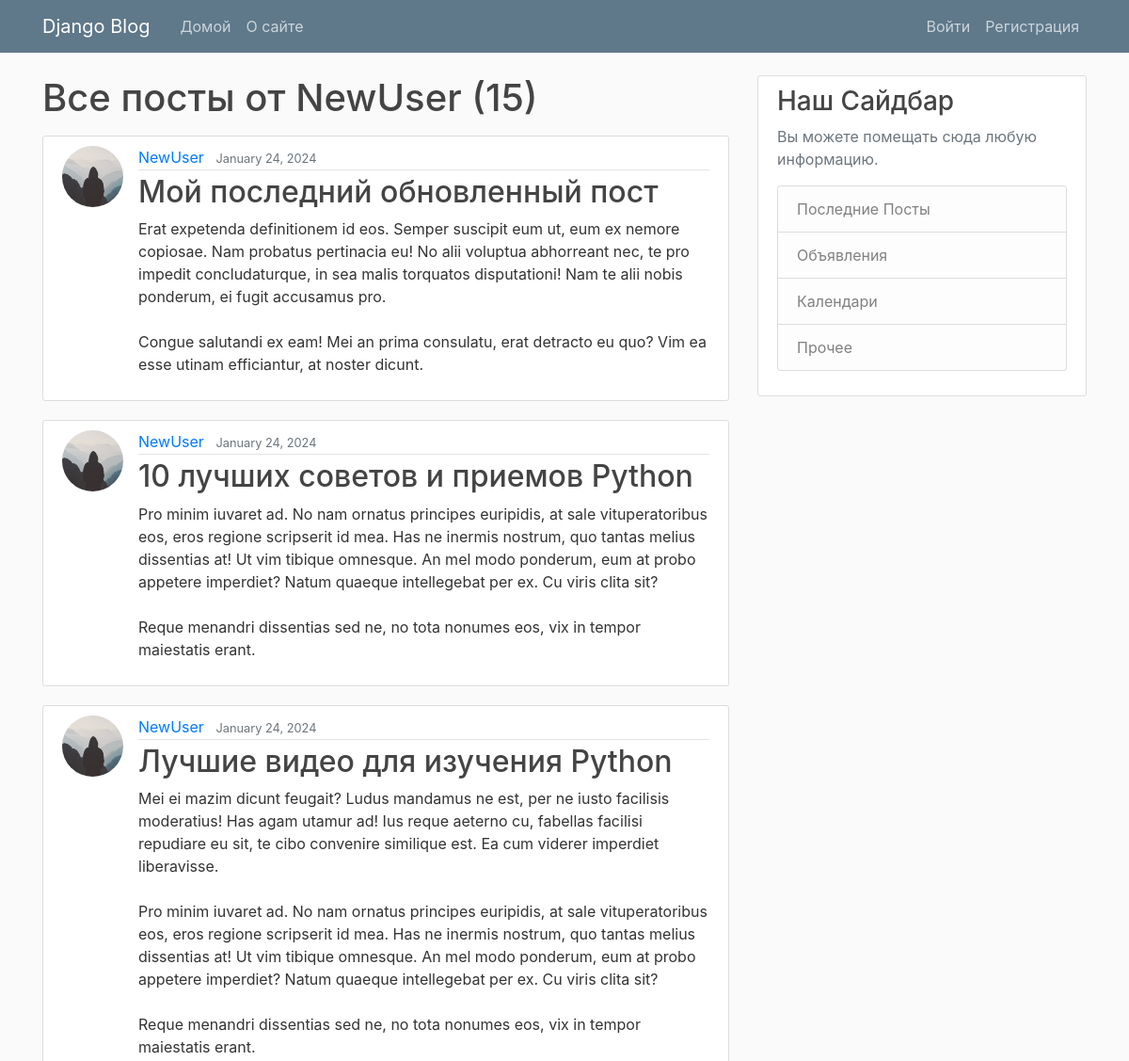
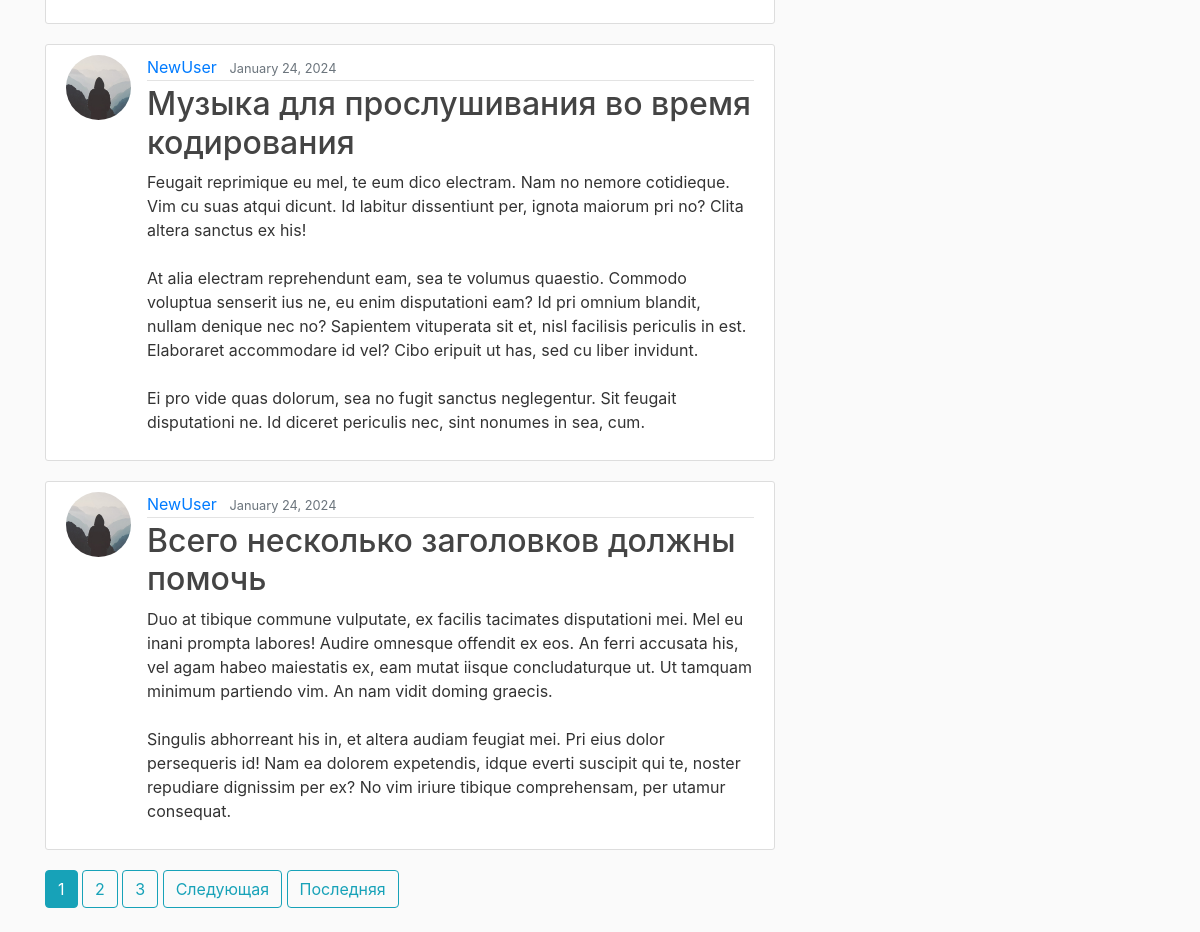
Screenshot of /user/NewUser with the database file from the repository (2 pictures, top to bottom).
### blog/models.py (models this page shows, shortened)
class Post(models.Model):
    title = models.CharField(max_length=100)
    content = models.TextField()
    date_posted = models.DateTimeField(default=timezone.now)
    author = models.ForeignKey(User, on_delete=models.CASCADE)

### users/models.py (models this page shows, shortened)
class Profile(models.Model):
    user = models.OneToOneField(User, on_delete=models.CASCADE)
    image = models.ImageField(default='default.jpg', upload_to='profile_pics')

### blog/views.py (the view)
# urls.py: path('user/<str:username>', UserPostListView.as_view(), name='user-posts'),
class UserPostListView(ListView):
    model = Post
    template_name = 'blog/user_posts.html'  # <app>/<model>_<viewtype>.html
    context_object_name = 'posts'
    paginate_by = 5
    def get_queryset(self):
        user = get_object_or_404(User, username=self.kwargs.get('username'))
        return Post.objects.filter(author=user).order_by('-date_posted')

### blog/templates/blog/user_posts.html (shortened to what this page needs)
{% extends "blog/base.html" %}
{% block content %}
		<h1 class="mb-3">Все посты от {{ view.kwargs.username }} ({{ page_obj.paginator.count }})</h1>
    {% for post in posts %}
        <article class="media content-section">
          <img class="rounded-circle article-img" src="{{ post.author.profile.image.url }}">
          <div class="media-body">
            <div class="article-metadata">
              <a class="mr-2" href="{% url 'user-posts' post.author.username %}">{{ post.author }}</a>
              <small class="text-muted">{{ post.date_posted|date:"F d, Y" }}</small>
            </div>
            <h2><a class="article-title" href="{% url 'post-detail' post.id %}">{{ post.title }}</a></h2>
            <p class="article-content">{{ post.content }}</p>
          </div>
        </article>
    {% endfor %}
    {% if is_paginated %}
      {% for num in page_obj.paginator.page_range %}
        {% if page_obj.number == num %}
          <a class="btn btn-info mb-4" href="?page={{ num }}">{{ num }}</a>
        {% elif num > page_obj.number|add:'-3' and num < page_obj.number|add:'3' %}
          <a class="btn btn-outline-info mb-4" href="?page={{ num }}">{{ num }}</a>
        {% endif %}
      {% endfor %}
      {% if page_obj.has_next %}
        <a class="btn btn-outline-info mb-4" href="?page={{ page_obj.next_page_number }}">Следующая</a>
        <a class="btn btn-outline-info mb-4" href="?page={{ page_obj.paginator.num_pages }}">Последняя</a>
      {% endif %}
    {% endif %}
{% endblock content %}

### blog/static/blog/main.css (style rules this page uses)
body { background: #fafafa; color: #333333; margin-top: 5rem; }
h1, h2, h3, h4, h5, h6 { color: #444444; }
.content-section { background: #ffffff; padding: 10px 20px; border: 1px solid #dddddd; border-radius: 3px; margin-bottom: 20px; }
.article-title { color: #444444; }
.article-content { white-space: pre-line; }
.article-img { height: 65px; width: 65px; margin-right: 16px; }
.article-metadata { padding-bottom: 1px; margin-bottom: 4px; border-bottom: 1px solid #e3e3e3 }

### rows the page displays
Post: author.profile.image (placeholder picture), author "NewUser", date_posted "January 24, 2024", title "Мой последний обновленный пост", content "Erat expetenda definitionem id eos. Semper suscipit eum ut, eum ex nemore copiosae. Nam probatus pertinacia eu! No alii voluptua abhorreant nec, te pro impedit concludaturque, in sea malis torquatos disputationi! Nam te alii nobis ponderum, ei fugit accusamus pro. Congue salutandi ex eam! Mei an prima consulatu, erat detracto eu quo? Vim ea esse utinam efficiantur, at noster dicunt."
Post: author.profile.image (placeholder picture), author "NewUser", date_posted "January 24, 2024", title "10 лучших советов и приемов Python", content "Pro minim iuvaret ad. No nam ornatus principes euripidis, at sale vituperatoribus eos, eros regione scripserit id mea. Has ne inermis nostrum, quo tantas melius dissentias at! Ut vim tibique omnesque. An mel modo ponderum, eum at probo appetere imperdiet? Natum quaeque intellegebat per ex. Cu viris clita sit? Reque menandri dissentias sed ne, no tota nonumes eos, vix in tempor maiestatis erant."
Post: author.profile.image (placeholder picture), author "NewUser", date_posted "January 24, 2024", title "Лучшие видео для изучения Python", content "Mei ei mazim dicunt feugait? Ludus mandamus ne est, per ne iusto facilisis moderatius! Has agam utamur ad! Ius reque aeterno cu, fabellas facilisi repudiare eu sit, te cibo convenire similique est. Ea cum viderer imperdiet liberavisse. Pro minim iuvaret ad. No nam ornatus principes euripidis, at sale vituperatoribus eos, eros regione scripserit id mea. Has ne inermis nostrum, quo tantas melius dissentias at! Ut vim tibique omnesque. An mel modo ponderum, eum at probo appetere imperdiet? Natum quaeque intellegebat per ex. Cu viris clita sit? Reque menandri dissentias sed ne, no tota nonumes eos, vix in tempor maiestatis erant."
Post: author.profile.image (placeholder picture), author "NewUser", date_posted "January 24, 2024", title "Музыка для прослушивания во время кодирования", content "Feugait reprimique eu mel, te eum dico electram. Nam no nemore cotidieque. Vim cu suas atqui dicunt. Id labitur dissentiunt per, ignota maiorum pri no? Clita altera sanctus ex his! At alia electram reprehendunt eam, sea te volumus quaestio. Commodo voluptua senserit ius ne, eu enim disputationi eam? Id pri omnium blandit, nullam denique nec no? Sapientem vituperata sit et, nisl facilisis periculis in est. Elaboraret accommodare id vel? Cibo eripuit ut has, sed cu liber invidunt. Ei pro vide quas dolorum, sea no fugit sanctus neglegentur. Sit feugait disputationi ne. Id diceret periculis nec, sint nonumes in sea, cum."
Post: author.profile.image (placeholder picture), author "NewUser", date_posted "January 24, 2024", title "Всего несколько заголовков должны помочь", content "Duo at tibique commune vulputate, ex facilis tacimates disputationi mei. Mel eu inani prompta labores! Audire omnesque offendit ex eos. An ferri accusata his, vel agam habeo maiestatis ex, eam mutat iisque concludaturque ut. Ut tamquam minimum partiendo vim. An nam vidit doming graecis. Singulis abhorreant his in, et altera audiam feugiat mei. Pri eius dolor persequeris id! Nam ea dolorem expetendis, idque everti suscipit qui te, noster repudiare dignissim per ex? No vim iriure tibique comprehensam, per utamur consequat."

### other values shown
{{ view.kwargs.username }} "NewUser"
{{ page_obj.paginator.count }} "15"
{{ num }} "1"
{{ num }} "2" "3"
